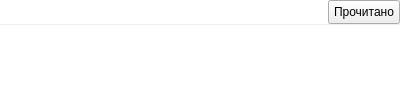
<?xml version="1.0" encoding="UTF-8"?>
<ui version="4.0">
 <class>MessageItem</class>
 <widget class="QWidget" name="MessageItem">
  <property name="geometry">
   <rect>
    <x>0</x>
    <y>0</y>
    <width>400</width>
    <height>100</height>
   </rect>
  </property>
  <property name="minimumSize">
   <size>
    <width>400</width>
    <height>100</height>
   </size>
  </property>
  <property name="maximumSize">
   <size>
    <width>400</width>
    <height>100</height>
   </size>
  </property>
  <property name="windowTitle">
   <string>Form</string>
  </property>
  <property name="styleSheet">
   <string notr="true"/>
  </property>
  <layout class="QGridLayout" name="gridLayout_2">
   <property name="leftMargin">
    <number>0</number>
   </property>
   <property name="topMargin">
    <number>0</number>
   </property>
   <property name="rightMargin">
    <number>0</number>
   </property>
   <property name="bottomMargin">
    <number>0</number>
   </property>
   <property name="horizontalSpacing">
    <number>0</number>
   </property>
   <property name="verticalSpacing">
    <number>1</number>
   </property>
   <item row="3" column="0">
    <widget class="QTextBrowser" name="messageBrowser">
     <property name="frameShape">
      <enum>QFrame::NoFrame</enum>
     </property>
     <property name="frameShadow">
      <enum>QFrame::Plain</enum>
     </property>
     <property name="textInteractionFlags">
      <set>Qt::LinksAccessibleByKeyboard|Qt::LinksAccessibleByMouse|Qt::TextBrowserInteraction|Qt::TextSelectableByKeyboard|Qt::TextSelectableByMouse</set>
     </property>
     <property name="openExternalLinks">
      <bool>true</bool>
     </property>
    </widget>
   </item>
   <item row="1" column="0">
    <layout class="QHBoxLayout" name="horizontalLayout">
     <property name="spacing">
      <number>0</number>
     </property>
     <item>
      <widget class="QTextBrowser" name="headerBrowser">
       <property name="minimumSize">
        <size>
         <width>0</width>
         <height>24</height>
        </size>
       </property>
       <property name="maximumSize">
        <size>
         <width>16777215</width>
         <height>24</height>
        </size>
       </property>
       <property name="frameShape">
        <enum>QFrame::NoFrame</enum>
       </property>
       <property name="frameShadow">
        <enum>QFrame::Plain</enum>
       </property>
       <property name="textInteractionFlags">
        <set>Qt::NoTextInteraction</set>
       </property>
      </widget>
     </item>
     <item>
      <widget class="QPushButton" name="closeButton">
       <property name="minimumSize">
        <size>
         <width>72</width>
         <height>24</height>
        </size>
       </property>
       <property name="maximumSize">
        <size>
         <width>72</width>
         <height>24</height>
        </size>
       </property>
       <property name="toolTip">
        <string>Прочитано</string>
       </property>
       <property name="text">
        <string>Прочитано</string>
       </property>
      </widget>
     </item>
    </layout>
   </item>
  </layout>
 </widget>
 <resources/>
 <connections/>
</ui>
